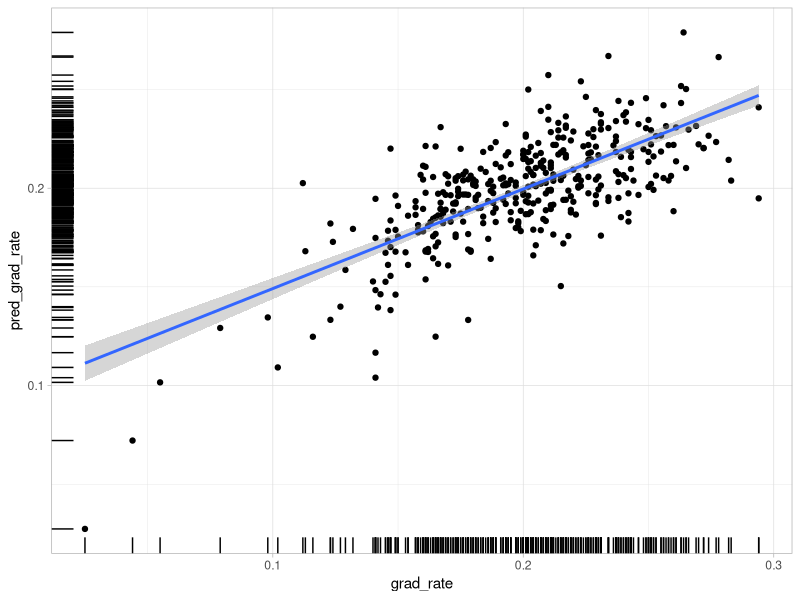
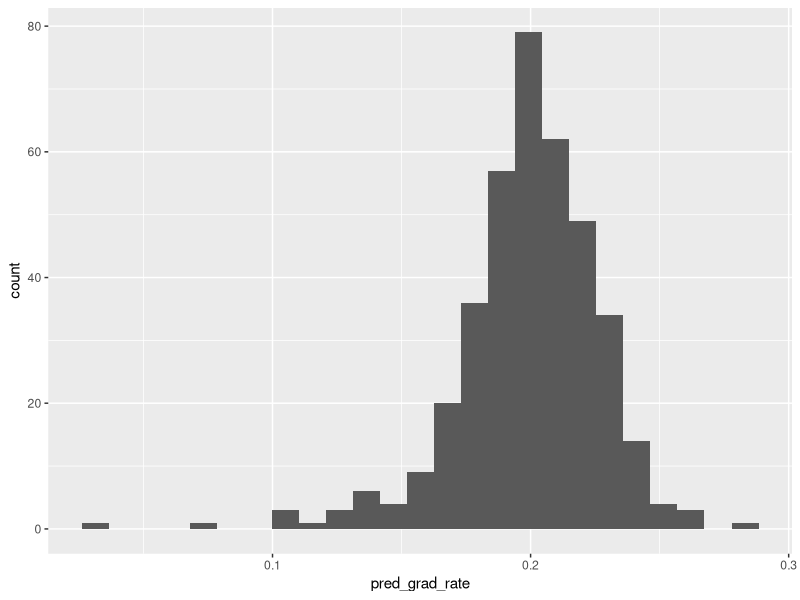
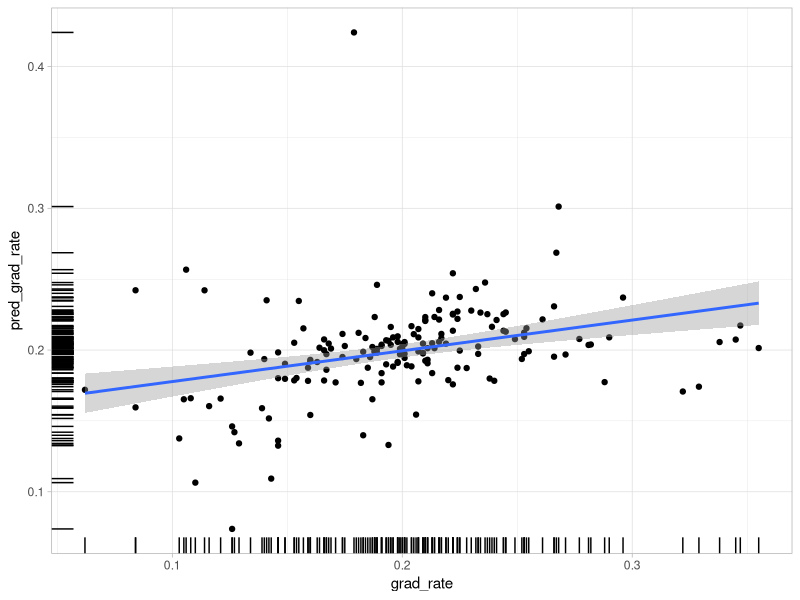
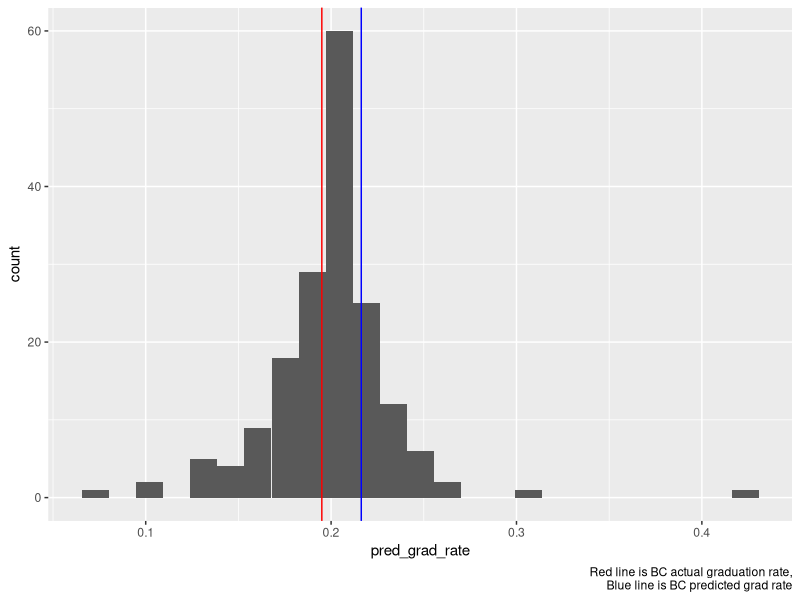

Source code (R) for these figures, in order:
## ---- chunk 1
knitr::opts_chunk$set(echo = TRUE)
library(tidyverse)
library(modelr)

set.seed(310)
## ---- chunk 2
#load training
training <- read_csv(here::here("data/train_data.csv")) %>% 
  dplyr::select(-contains("X"), -id)

#load testing
testing <- read_csv(here::here("data/test_data.csv")) %>% 
  dplyr::select(-contains("X"), -id) 
## ---- chunk 3
model.1 <- lm(grad_rate ~ student_count +spending_per_award +full_time_pct
             +full_time_count +med_sat_value +aid_value
             +endow_value +grad_on_time_pct +pell_value +fresh_retain_value
             + full_time_fac_pct,
             data = training)

#remove outliers using model 1
training_without_outliers <- add_residuals(data = training,
                                           model = model.1,
                                           var = "resid") %>% 
  mutate(sdev = sd(resid),
                std.norm = resid / sdev,
                abs.std = abs(std.norm)) %>% #note: 407 rows at this point
   #dplyr::arrange(desc(abs.std)) %>% 
  filter(abs.std < 2)
## ---- chunk 4
model.10 <- lm(grad_rate ~ spending_per_award 
               + full_time_count
               + med_sat_value
               + endow_value
               + grad_on_time_pct
               + pell_value
               + fresh_retain_value
             + endow_value*spending_per_award     #EndowXSpend
             + pell_value*med_sat_value           #PellXSat
             + fresh_retain_value*med_sat_value   #RetainXSat
             ,data = training_without_outliers)
## ---- chunk 5
training_with_predictions <- add_predictions(training_without_outliers, model.10, var = "pred_grad_rate") %>% 
  #and we dont need these other variables either
  dplyr::select(-resid, -sdev, -std.norm, -abs.std) %>% 
  mutate(scaled = scale(pred_grad_rate))

#and a quick visual of known graduation to predicuted graduation
training_with_predictions %>% 
  ggplot(aes(x = grad_rate, y = pred_grad_rate)) +
  geom_point() + 
  geom_smooth(method = "lm") + 
  geom_rug() +
  theme_light()

#histogram of scaled predictions
training_with_predictions %>% 
  ggplot() +
  geom_histogram(aes(x = pred_grad_rate), bins = 25)
## ---- chunk 6
testing_with_predictions <- add_predictions(testing, model.10, var = "pred_grad_rate") %>% 
  #and we dont need these other variables either
  #dplyr::select(-resid, -sdev, -std.norm, -abs.std) %>% 
  mutate(scaled = scale(pred_grad_rate))

#and a quick visual of known graduation to predicuted graduation
testing_with_predictions %>% 
  ggplot(aes(x = grad_rate, y = pred_grad_rate)) +
  geom_point() + 
  geom_smooth(method = "lm") + 
  geom_rug() +
  theme_light()

#histogram of scaled predictions
testing_with_predictions %>% 
  ggplot() +
  geom_histogram(aes(x = pred_grad_rate), bins = 25) +
  geom_vline(aes(xintercept = 0.2162771), color = "blue") +
  geom_vline(aes(xintercept = 0.195), color = "red") +
  labs(caption = "Red line is BC actual graduation rate,
  Blue line is BC predicted grad rate")
  
#testing_with_predictions %>% filter(institution_name == "Bellevue College")
## ---- chunk 7
testing_with_predictions %>% filter(institution_name == "Bellevue College")
